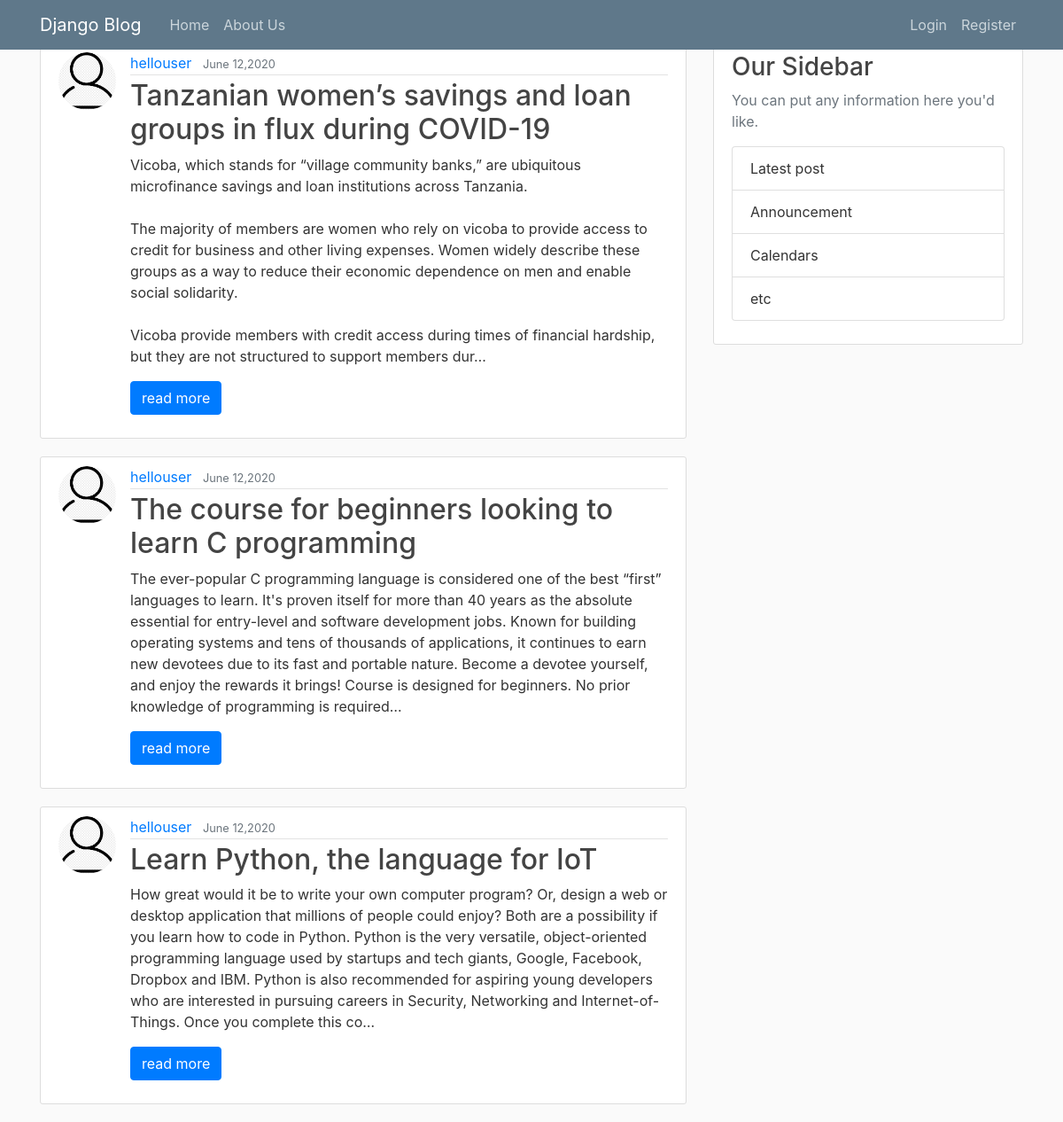
The page / on the database its author committed.
### myApp/models.py (models this page shows, shortened)
class Post(models.Model):
	title = models.CharField(max_length=100)
	content = models.TextField()
	dateposted = models.DateTimeField(default=timezone.now)
	author= models.ForeignKey(User, on_delete=models.CASCADE)
	def get_absolute_url(self):
		return reverse('post-detail', kwargs={'pk':self.pk})

### users/models.py (models this page shows, shortened)
class Profile(models.Model):
	user = models.OneToOneField(User, on_delete= models.CASCADE)
	image = models.ImageField(default='default.png', upload_to='profile_pics')

### myApp/views.py (the view)
# urls.py: path('', PostListView.as_view(), name='myApp-home'),
class PostListView(ListView):
	model = Post
	template_name ='myApp/home.html'
	context_object_name = 'posts'
	ordering = ['-dateposted']
	paginate_by = 5

### myApp/templates/myApp/home.html (shortened to what this page needs)
{% extends "myApp/base.html" %}
{% block content %}
	{% for post in posts %}
		<article class="media content-section">
			<img class="rounded-circle article-img" src="{{post.author.profile.image.url}}">
			<div class="media-body">
				<div class="article-metadata">
					<a class="mr-2" href="{% url 'user-posts' post.author.username %}">{{ post.author }}</a>
					<small class="text-muted">{{ post.dateposted | date:'F d,Y'}}</small>
				</div>
				<h2><a class="article-title" href="{% url 'post-detail' post.id %} ">{{ post.title }}</a></h2>
				<p class="article-content">{{ post.content|truncatechars:500 }}</p>
				<p><a class="btn btn-primary" href="{{post.get_absolute_url}}" role="button">read more</a></p>
			</div>
		</article>
	{% endfor %}
{% endblock content %}

### myApp/templates/myApp/base.html (shortened to what this page needs)
{% load static %}
<!DOCTYPE html>
<html>
<head>
    <link rel="stylesheet" href="https://stackpath.bootstrapcdn.com/bootstrap/4.5.0/css/bootstrap.min.css">
    <link rel="stylesheet" type="text/css" href="{% static 'myApp/main.css'%}">
</head>
<body>
	<header class="site-header">
		<nav class="navbar navbar-expand-md navbar-dark bg-steel fixed-top">
			<div class="container">
				<a class="navbar-brand mr-4" href="/">Django Blog</a>
				<div class="collapse navbar-collapse" id="navbarToggler">
					<div class="navbar-nav mr-auto">
						<a class="nav-item nav-link" href="{% url 'myApp-home' %}">Home</a>
						<a class="nav-item nav-link" href="{% url 'myApp-about' %}">About Us</a>
					</div>
					<div class="navbar-nav">
						{% if user.is_authenticated %}
							<a class="nav-item nav-link" href="{% url 'profile'%}">profile</a>
							<a class="nav-item nav-link" href="{% url 'post-create'%}">New Post</a>
							<a class="nav-item nav-link" href="{% url 'logout'%}">Logout</a>
						{% else %}
							<a class="nav-item nav-link" href="{% url 'login'%}">Login</a>
							<a class="nav-item nav-link" href="{% url 'register'%}">Register</a>
						{% endif %}
					</div>
				</div>
			</div>
		</nav>
	</header>
	<main role="main" class="container">
		<div class="row">
			<div class="col-md-8">
				{% block content %}{% endblock%}
			</div>
			<div class="col-md-4">
				<div class="content-section">
					<h3>Our Sidebar</h3>
					<p class="text-muted">You can put any information here you'd like.
						<ul class="list-group">
							<li class="list-group-item">Latest post</li>
							<li class="list-group-item">Announcement</li>
							<li class="list-group-item">
								Calendars
							</li>
							<li class="list-group-item">etc</li>
						</ul>
					</p>
				</div>
			</div>
		</div>
	</main>
</body>
</html>

### myApp/static/myApp/main.css (style rules this page uses)
body { background: #fafafa; color: #333333; margin-top:3rem; }
h1,h2,h3,h4,h5,h5 { color: #444444; }
ul { margin: 0; }
.bg-steel { background-color: #5f788a; }
.site-header .navbar-nav .nav-link { color: #cbd5db; }
.content-section { background: #ffffff; padding: 10px 20px; border: 1px solid #dddddd; border-radius: 3px; margin-bottom: 20px; }
.article-title { color: #444444; }
.article-content { white-space: pre-line; }
.article-img { height: 65px; width: 65px; margin-right: 16px; }
.article-metadata { padding-bottom: 1px; margin-bottom: 4px; border-bottom: 1px solid #e3e3e3; }

### rows shown on the page
Post: author.profile.image (placeholder picture), author "hellouser", dateposted "June 12,2020", title "Tanzanian women’s savings and loan groups in flux during COVID-19", content "Vicoba, which stands for “village community banks,” are ubiquitous microfinance savings and loan institutions across Tanzania. The majority of members are women who rely on vicoba to provide access to credit for business and other living expenses. Women widely describe these groups as a way to reduce their economic dependence on men and enable social solidarity. Vicoba provide members with credit access during times of financial hardship, but they are not structured to support members dur…"
Post: author.profile.image (placeholder picture), author "hellouser", dateposted "June 12,2020", title "The course for beginners looking to learn C programming", content "The ever-popular C programming language is considered one of the best “first” languages to learn. It's proven itself for more than 40 years as the absolute essential for entry-level and software development jobs. Known for building operating systems and tens of thousands of applications, it continues to earn new devotees due to its fast and portable nature. Become a devotee yourself, and enjoy the rewards it brings! Course is designed for beginners. No prior knowledge of programming is required…"
Post: author.profile.image (placeholder picture), author "hellouser", dateposted "June 12,2020", title "Learn Python, the language for IoT", content "How great would it be to write your own computer program? Or, design a web or desktop application that millions of people could enjoy? Both are a possibility if you learn how to code in Python. Python is the very versatile, object-oriented programming language used by startups and tech giants, Google, Facebook, Dropbox and IBM. Python is also recommended for aspiring young developers who are interested in pursuing careers in Security, Networking and Internet-of-Things. Once you complete this co…"
